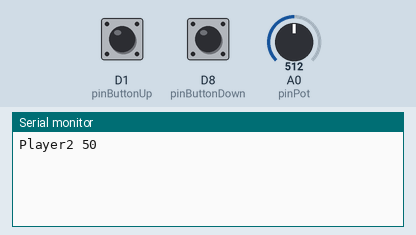
Simulated run of this sketch. Board: ESP8266 (NodeMCU). On the bench: the last lines printed to the serial monitor. Inputs (shaded band) come from the test bench; at power-on: D1 (pinButtonUp) LOW, D8 (pinButtonDown) LOW, A0 (pinPot) = 512.

Above: at 1.2 s.
1.3 s: D1 (pinButtonUp) pulled HIGH for 0.15 s
At 2.6 s:
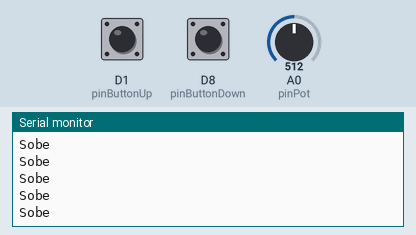
2.9 s: D8 (pinButtonDown) pulled HIGH for 0.15 s
At 3.7 s:
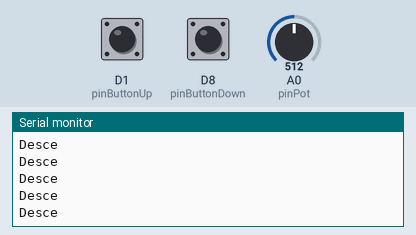
4.5 s: A0 (pinPot) set to 716
At 5.6 s:
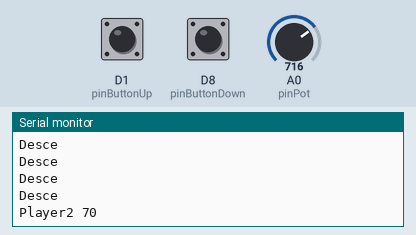
6.0 s: A0 (pinPot) set to 900
At 6.8 s:
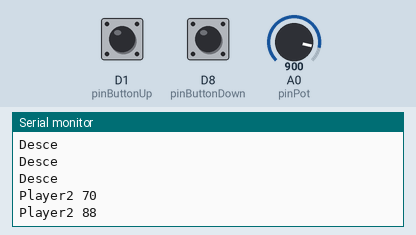
7.5 s: D1 (pinButtonUp) driven HIGH and D8 (pinButtonDown) driven HIGH
At 8.2 s:
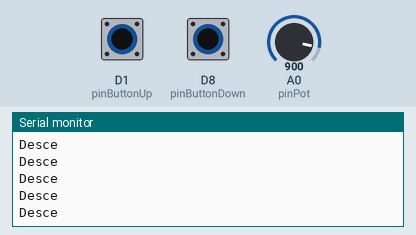

Measured:
- after the input at 1.3 s, the serial monitor: prints a new line at once (image 1)
- after the input at 2.9 s, the serial monitor: prints a new line at once (image 2)
- after the input at 4.5 s, the serial monitor: prints a new line at once (image 3)
- after the input at 6.0 s, the serial monitor: prints a new line at once (image 4)
- after the input at 7.5 s, the serial monitor: prints a new line at once (image 5)

The sketch:

pong-joystick.ino
```cpp
const int pinPot = A0;
int valuePot;
int flagPot = -1;

int pinButtonDown = D8;
int valueButtonDown;

int pinButtonUp = D1;
int valueButtonUp;

int flagButton;
void setup() {
  Serial.begin(9600);
  pinMode(pinPot,INPUT);
  pinMode(pinButtonDown,INPUT);
  pinMode(pinButtonUp,INPUT);
}

void loop() {

    valuePot = map(analogRead(pinPot),0,1023,0,100);
    playerOne(valuePot);
    flagButton = 1;

    while((valueButtonUp = digitalRead(pinButtonUp))==1 && flagButton == 1){
      Serial.println("Sobe\n");
      valueButtonUp = 0;
    }
      flagButton = 0;
      delay(1);
    while((valueButtonDown = digitalRead(pinButtonDown))==1 && flagButton == 0){
      Serial.println("Desce\n");
      valueButtonDown = 0;
    }
    delay(1);
}
void playerOne(int valuePot){
  if(valuePot != flagPot){
    flagPot = valuePot;
    Serial.print("Player2 ");
    Serial.print(valuePot);
    Serial.print("\n");
  }
}
```
